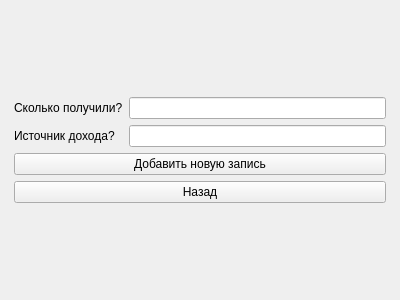
<?xml version="1.0" encoding="UTF-8"?>
<ui version="4.0">
 <class>Form</class>
 <widget class="QWidget" name="Form">
  <property name="geometry">
   <rect>
    <x>0</x>
    <y>0</y>
    <width>400</width>
    <height>300</height>
   </rect>
  </property>
  <property name="windowTitle">
   <string>Form</string>
  </property>
  <layout class="QGridLayout" name="gridLayout_2">
   <item row="0" column="0">
    <layout class="QGridLayout" name="gridLayout">
     <property name="leftMargin">
      <number>3</number>
     </property>
     <property name="topMargin">
      <number>3</number>
     </property>
     <property name="rightMargin">
      <number>3</number>
     </property>
     <property name="bottomMargin">
      <number>3</number>
     </property>
     <item row="0" column="0">
      <widget class="QLabel" name="label_2">
       <property name="text">
        <string>Сколько получили?</string>
       </property>
      </widget>
     </item>
     <item row="1" column="1">
      <widget class="QLineEdit" name="description_line"/>
     </item>
     <item row="0" column="1">
      <widget class="QLineEdit" name="value_line"/>
     </item>
     <item row="1" column="0">
      <widget class="QLabel" name="label_3">
       <property name="text">
        <string>Источник дохода?</string>
       </property>
      </widget>
     </item>
     <item row="2" column="0" colspan="2">
      <widget class="QPushButton" name="add_but">
       <property name="text">
        <string>Добавить новую запись</string>
       </property>
      </widget>
     </item>
     <item row="3" column="0" colspan="2">
      <widget class="QPushButton" name="back_but">
       <property name="text">
        <string>Назад</string>
       </property>
      </widget>
     </item>
    </layout>
   </item>
  </layout>
 </widget>
 <resources/>
 <connections/>
</ui>
